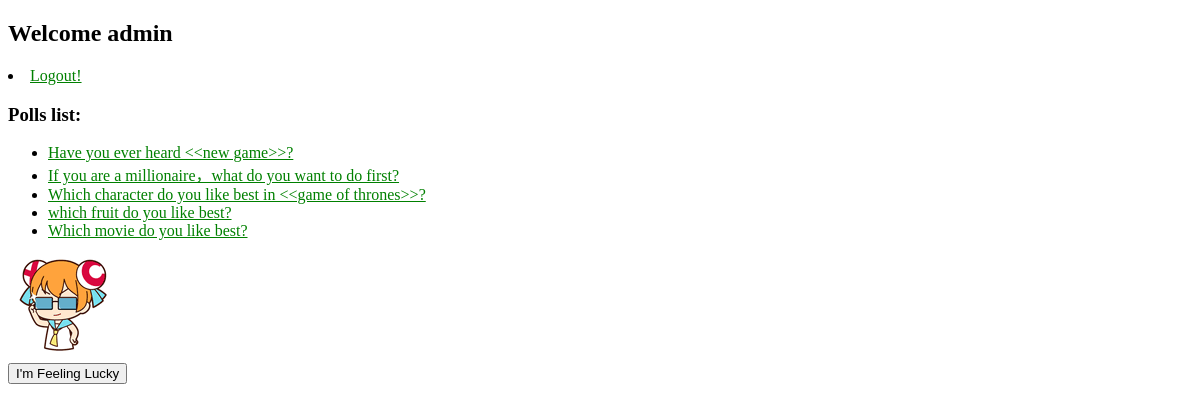
The page /polls/ (signed in) on the database its author committed.
### polls/models.py (models this page shows, shortened)
class Question(models.Model):
    question_text = models.CharField(max_length=200)
    pub_date = models.DateTimeField('date published')

### polls/views.py (the view)
def index(request):
    if request.method == 'POST':
        form = LoginForm(request.POST)
        if form.is_valid():
            cd = form.cleaned_data
            user = authenticate(username=cd['username'],
                                password=cd['password'])
            if user is not None:
                login(request, user)
                return HttpResponseRedirect(reverse('polls:index'))
            else:
                messages.error(request, 'Wrong user or password')
        else:
            messages.error(request, 'Invalid login')
    else:
        form = LoginForm()
    context = {}
    latest_question_list = Question.objects.filter(pub_date__lte=timezone.now()).order_by('-pub_date')[:5]
    context['latest_question_list'] = latest_question_list
    context['form'] = form
    return render(request, 'polls/index.html', context)

### polls/templates/polls/index.html (shortened to what this page needs)
{% extends "polls/base.html" %}
{% block title %}
{% load staticfiles %}
    <link rel="stylesheet" type="text/css" href="{% static 'style.css' %}"/>
{% endblock %}
{% block content %}
    {% if request.user.is_authenticated %}
        <h2>Welcome {{ request.user.username }}</h2>
        <li><a href="{% url 'polls:logout' %}">Logout!</a></li>
    {% endif %}
    {% if latest_question_list %}
        <h3>Polls list:</h3>
        <ul id="poll_list">
            {% for question in latest_question_list %}
                <li><a href="{% url 'polls:detail' question.id %}">{{ question.question_text }}</a></li>
            {% endfor %}
        </ul>
    {% else %}
        <p>No polls are available.</p>
    {% endif %}
    <div class="footer-avatar-ac">
        <img src="{% static 'images/ac.png' %}" class="ac"/>
    </div>
    <div>
        <button id="lucky">I'm Feeling Lucky</button>
    </div>
{% endblock %}

### polls/static/style.css (style rules this page uses)
li a { color: green; }
.footer-avatar-ac { position: relative; text-align: left; cursor: pointer; }

### rows shown on the page
Question: question_text "Have you ever heard <<new game>>?"
Question: question_text "If you are a millionaire，what do you want to do first?"
Question: question_text "Which character do you like best in <<game of thrones>>?"
Question: question_text "which fruit do you like best?"
Question: question_text "Which movie do you like best?"

### other values the page prints
{{ request.user.username }} "admin"
